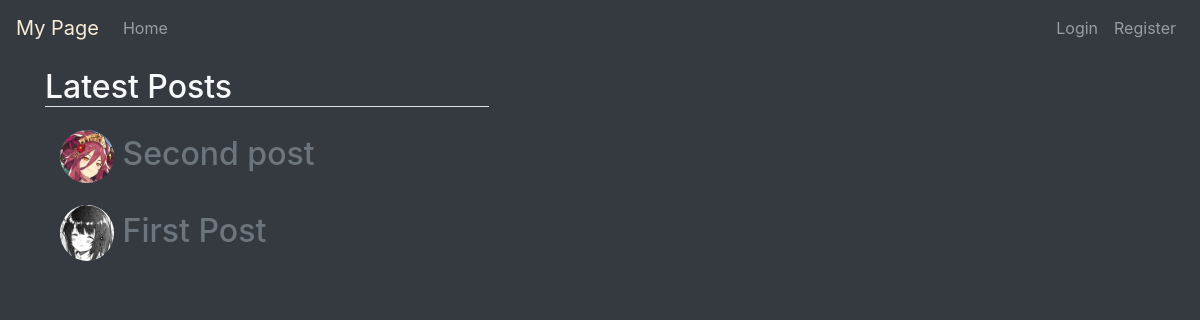
Before: / with the older database file.
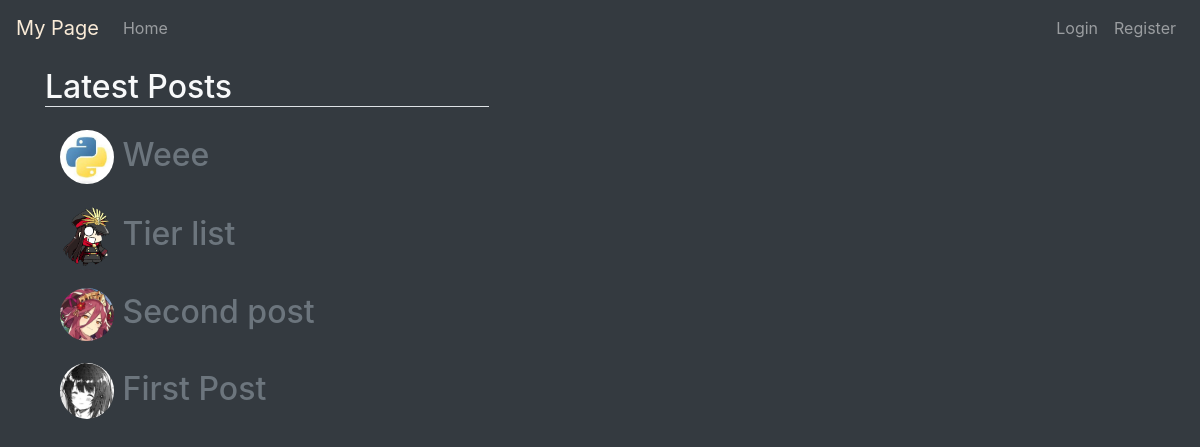
After: the same page with the newer database file.
### MyPage/models.py (models this page shows, shortened)
class Post(models.Model):
    author = models.ForeignKey(
        User, on_delete=models.CASCADE, related_name="written_posts")
    time_posted = models.DateTimeField(default=timezone.now)
    title = models.CharField(max_length=64, default='No Title')
    content = models.TextField()

class Profile(models.Model):
    user = models.OneToOneField(User, on_delete=models.CASCADE)
    image = models.ImageField(default='default.png', upload_to='images')
    contacts = models.ManyToManyField(User, blank=True, related_name='contacts')
    hidden_posts = models.ManyToManyField(Post, blank=True)

### MyPage/views.py (the view)
# urls.py: path('', my_views.PostsView.as_view(), name='my-index'),
class PostsView(ListView):
    model = Post
    template_name = 'MyPage/index.html'
    context_object_name = 'posts'
    ordering = ['-time_posted']
    paginate_by = 6

### MyPage/templates/MyPage/index.html (shortened to what this page needs)
{% extends "MyPage/base.html" %}
{% block content %}
    <h2 class="border-bottom" style="margin-bottom: 2%; width: 40%; margin-right: 60%;">Latest Posts</h2>
        {% for post in posts %}
            {% if not post in user.profile.hidden_posts.all %}
                <div class="container" style="margin-bottom: 2%;">
                    <h2 title="{{ post.time_posted }}">
                        <a href="{% url 'my-user' post.author.id %}" class="text-secondary">
                        <img src="{{ post.author.profile.image.url }}" style="width:5%;" class="rounded-circle" title="{{ post.author }}">
                        </a>
                        <a href="{% url 'my-post' post.id %}" class="text-secondary">
                        {{ post.title }}
                        </a>
                    </h2>
                </div>
            {% endif %}
        {% endfor %}
{% endblock %}

Changed rows visible on the page:
added Post: author.profile.image (placeholder picture), title "Weee"
added Post: author.profile.image (picture), title "Tier list"
